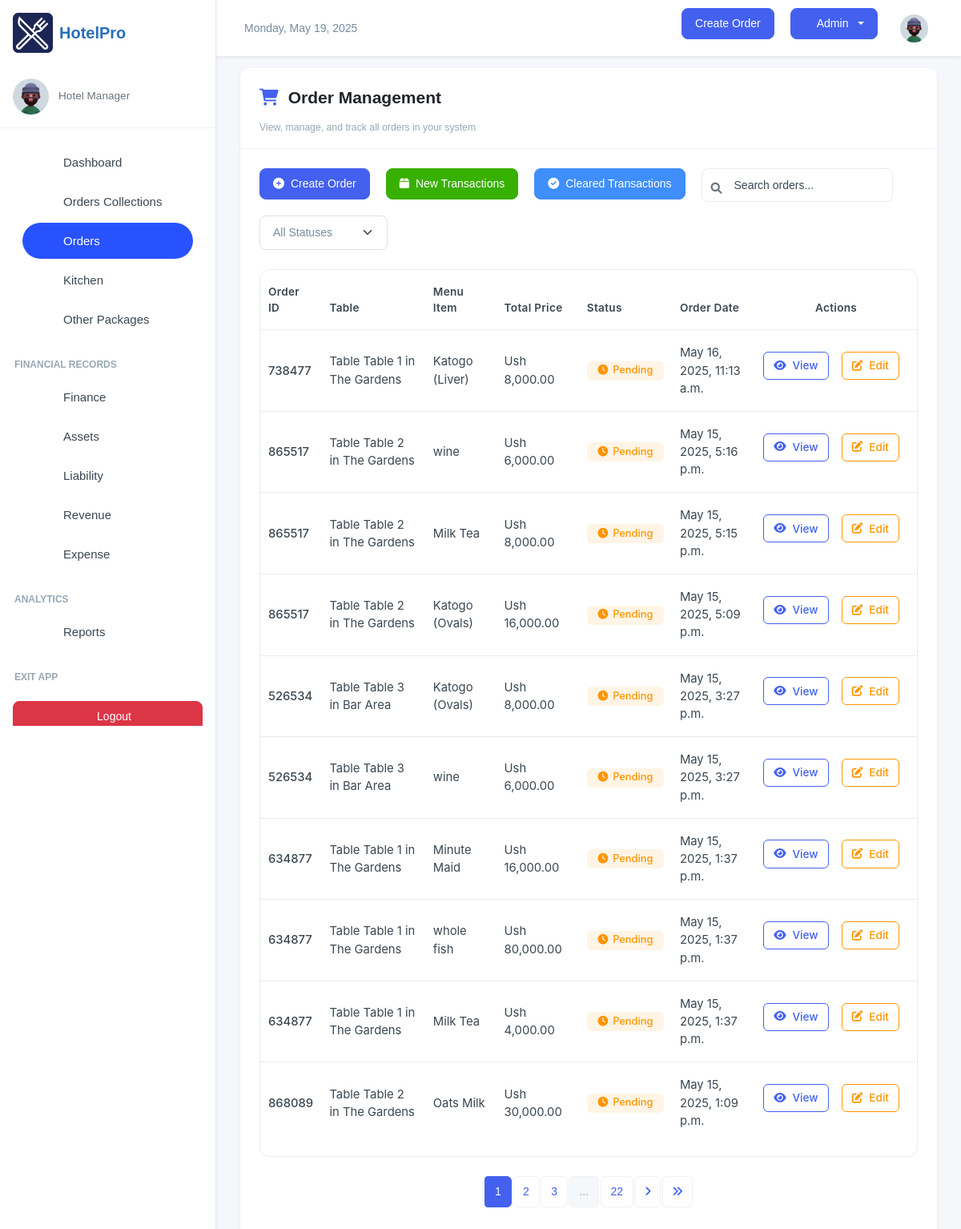
Page /manager/orders/ (signed in) on the earlier database version.
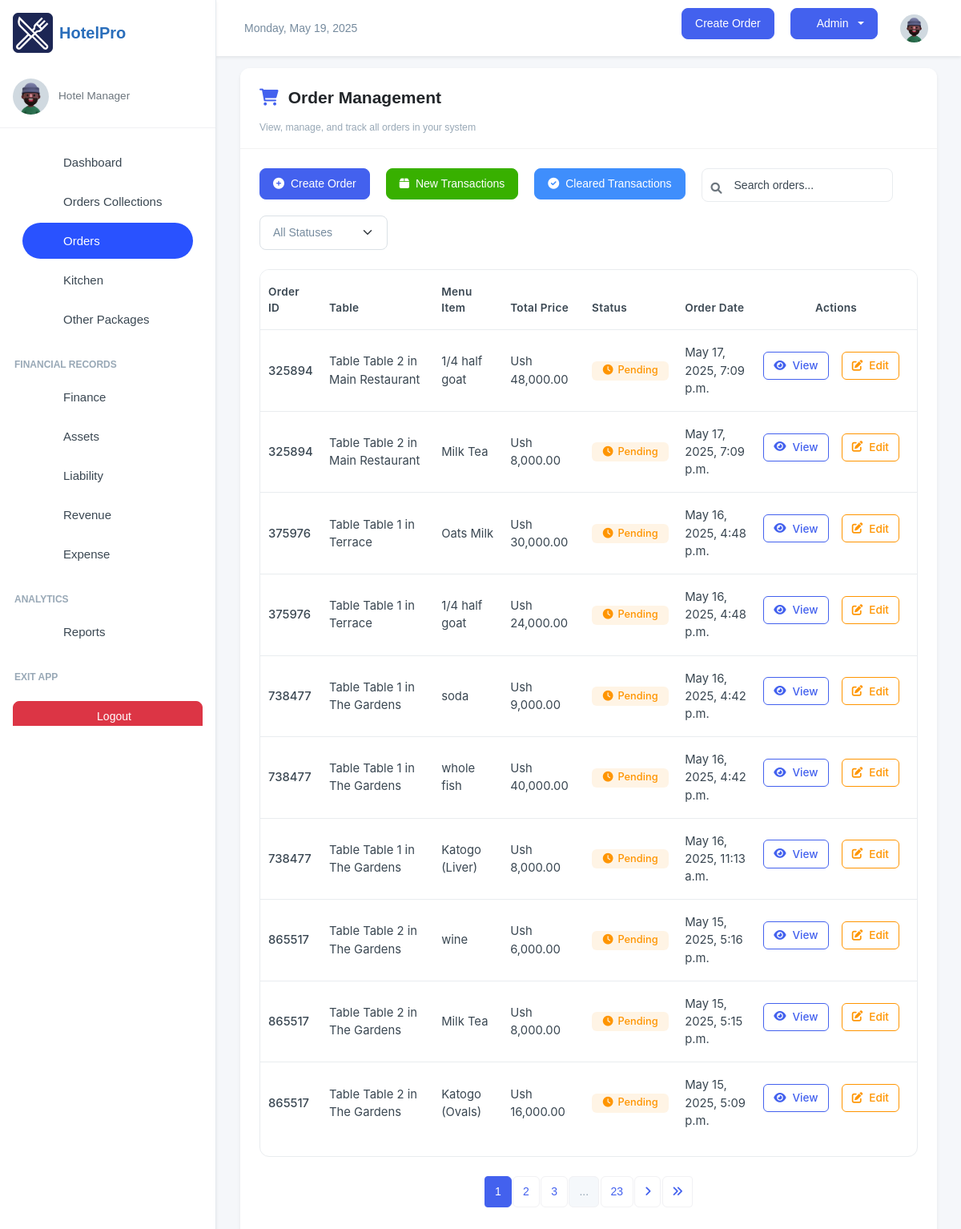
Same page on the later database version.
### inventory/models.py (models this page shows, shortened)
class OrderItem(models.Model):
    ORDER_TYPE_CHOICES = [
        ('Dine-In', 'Dine-In'),
        ('Take-Away', 'Take-Away'),
    ]
    SPECIAL_NOTES_CHOICES = [
        ('strongly spiced', 'strongly spiced'),
        ('midly spiced', 'midly spiced'),
       ( 'chips' , 'chips'),
       ('rice','rice'),
        ('posho', 'posho'),
       ( 'rice_posho','rice_posho' ),
        ('chips_rice', 'chips_rice'),
       ( 'rice_posho', 'rice_posho'),
        ('chips_posho', 'chips_posho')
    ]
    order = models.ForeignKey(OrderTransaction, on_delete=models.CASCADE, related_name='order_items')
    menu_item = models.ForeignKey(MenuItem, on_delete=models.CASCADE, null=True, blank=True)
    order_date = models.DateTimeField(auto_now_add=True)
    customer_name = models.CharField(max_length=255, blank=True, null=True, default="FishPoint Customer")
    dining_area = models.ForeignKey(DiningArea, on_delete=models.SET_NULL, null=True, blank=True)
    table = models.ForeignKey(Table, on_delete=models.SET_NULL, null=True, blank=True)
    total_price =  models.DecimalField(max_digits=10, decimal_places=2, default=Decimal('0.00'))
    quantity = models.IntegerField(blank=True, null=True)
    status = models.CharField(
        max_length=50, default='Pending',
        choices=[('Pending', 'Pending'), ('Preparing', 'Preparing'), ('Cooked', 'Completed'), ('Served', 'Served'), ('Cancelled', 'Cancelled')]
    )
    special_notes = models.CharField(
        default="nothing",
        max_length=50, blank=True, null=True,
        choices=SPECIAL_NOTES_CHOICES
        )
    order_type = models.CharField(
        max_length=10,
        choices=ORDER_TYPE_CHOICES,
        default='Dine-In'
    )
    updated = models.DateField(auto_now=True, blank=True, null=True)
    class Meta:
        verbose_name = 'Order Item'
        verbose_name_plural = 'Order Items'
        ordering = ['-order_date']

class OrderTransaction(models.Model):
    pay_mode = (
        ("NO PAYMENT", "NO PAYMENT"),
        ("CASH", "CASH"),
        ("MOMO PAY", "MOMO PAY"),
        ("AIRTEL PAY", "AIRTEL PAY"),
        ("BANK CARD", "BANK CARD"),
    )
    random_id = models.CharField(max_length=6, unique=True, editable=False, default=generate_random_id)
    customer_name = models.CharField(max_length=255, blank=True, null=True, default="FishPoint Customer")
    dining_area = models.ForeignKey(DiningArea, on_delete=models.SET_NULL, null=True, blank=True)
    table = models.ForeignKey(Table, on_delete=models.SET_NULL, null=True, blank=True )
    special_notes = models.TextField(default="Null")
    created = models.DateField(auto_now_add=True, blank=True, null=True)
    payment_mode = models.CharField(default="NO PAYMENT", max_length=50, choices=pay_mode)
    transaction_id = models.CharField(blank=True, null=True, max_length=100)
    created_by = models.ForeignKey(User, on_delete=models.SET_NULL, null=True, blank=True)
    updated = models.DateField(auto_now=True, blank=True, null=True)
    class Meta:
        ordering = ['-created']

class Table(models.Model):
    table_number = models.IntegerField()
    dining_area = models.ForeignKey(DiningArea, on_delete=models.CASCADE, related_name='tables')
    capacity = models.IntegerField()  # Number of seats at the table
    is_available = models.BooleanField(default=True)
    def __str__(self):
        return f"Table {self.table_number} in {self.dining_area.name}"

class DiningArea(models.Model):
    name = models.CharField(max_length=255)
    description = models.TextField(blank=True, null=True)

class MenuItem(models.Model):
    category = models.ForeignKey(Category, on_delete=models.CASCADE, related_name="menu_items")
    name = models.CharField(max_length=100)
    description = models.TextField()
    price = models.DecimalField(max_digits=10, decimal_places=2, default=Decimal('0.00'))
    is_available = models.BooleanField(default=True)
    image_url = models.ImageField(blank=True, null=True, upload_to="menu_items")
    def __str__(self):
        return self.name

### inventory/views.py (the view)
# urls.py: path('orders/', views.orders, name='order_list'),
@login_required(login_url='/user/login/')
def orders(request):
    orders = OrderItem.objects.all().select_related('table', 'dining_area','order').filter(order_date__gte=now() - timedelta(hours=12)).order_by('-order_date')
    orders_list = OrderItem.objects.all().select_related('table', 'dining_area','order')
    paginator = Paginator(orders_list, 10)
    page_number = request.GET.get('page')
    orders_list = paginator.get_page(page_number)
    return render(request, "order_list.html", {"orders": orders, "orders_list":orders_list})

### inventory/templates/order_list.html (shortened to what the changed rows need)
{% extends 'base.html' %}
{% load humanize %}
{% block content %}
<div class="card shadow-sm mb-4">
    <div class="card-body">
        <div class="table-container">
            <div class="table-responsive">
                <table class="table">
                    <thead>
                        <tr>
                            <th>Order ID</th>
                            <th>Table</th>
                            <th>Menu Item</th>
                            <th>Total Price</th>
                            <th>Status</th>
                            <th>Order Date</th>
                            <th class="text-center">Actions</th>
                        </tr>
                    </thead>
                    <tbody>
                        {% for order in orders_list %}
                        <tr>
                            <td><span class="fw-medium">{{ order.order.random_id }}</span></td>
                            <td>Table {{ order.order.table }}</td>
                            <td>{{ order.menu_item }}</td>
                            <td>Ush {{ order.total_price|intcomma }}</td>
                            <td>
                                {% if order.status == 'Completed' %}
                                <span class="badge badge-completed">
                                    <i class="fas fa-check-circle"></i>
                                    {{ order.status }}
                                </span>
                                {% elif order.status == 'Pending' %}
                                <span class="badge badge-pending">
                                    <i class="fas fa-clock"></i>
                                    {{ order.status }}
                                </span>
                                {% elif order.status == 'Processing' %}
                                <span class="badge badge-processing">
                                    <i class="fas fa-spinner fa-spin"></i>
                                    {{ order.status }}
                                </span>
                                {% else %}
                                <span class="badge bg-secondary bg-opacity-10 text-secondary">
                                    {{ order.status }}
                                </span>
                                {% endif %}
                            </td>
                            <td>{{ order.order_date }}</td>
                            <td class="action-cell text-center">
                                <a href="/manager/orders/{{ order.id }}" class="btn btn-sm btn-outline-primary">
                                    <i class="fas fa-eye"></i> View
                                </a>
                                <a href="/manager/order/{{ order.id }}/update-status/" class="btn btn-sm btn-outline-warning">
                                    <i class="fas fa-edit"></i> Edit
                                </a>
                            </td>
                        </tr>
                        {% endfor %}
                    </tbody>
                </table>
            </div>
        </div>
        <nav aria-label="Page navigation" class="mt-4">
            <ul class="pagination justify-content-center">
                {% for page_num in orders_list.paginator.page_range %}
                {% if page_num >= orders_list.number|add:-2 and page_num <= orders_list.number|add:2 %}
                <li class="page-item {% if page_num == orders_list.number %}active{% endif %}">
                    <a class="page-link" href="?page={{ page_num }}">{{ page_num }}</a>
                </li>
                {% elif page_num == 1 or page_num == orders_list.paginator.num_pages %}
                <li class="page-item">
                    <a class="page-link" href="?page={{ page_num }}">{{ page_num }}</a>
                </li>
                {% elif page_num == orders_list.number|add:-3 or page_num == orders_list.number|add:3 %}
                <li class="page-item disabled"><span class="page-link">...</span></li>
                {% endif %}
                {% endfor %}
            </ul>
        </nav>
    </div>
</div>
<link rel="stylesheet" href="https://cdnjs.cloudflare.com/ajax/libs/font-awesome/6.0.0/css/all.min.css">
{% endblock content %}

Differences in the rows shown:
no longer on this page (row unchanged): OrderItem: order.random_id "526534", order.table "Table 3 in Bar Area", menu_item "Katogo (Ovals)", total_price "8,000.00", status "Pending", order_date "May 15, 2025, 3:27 p.m."
no longer on this page (row unchanged): OrderItem: order.random_id "526534", order.table "Table 3 in Bar Area", menu_item "wine", total_price "6,000.00", status "Pending", order_date "May 15, 2025, 3:27 p.m."
no longer on this page (row unchanged): OrderItem: order.random_id "634877", order.table "Table 1 in The Gardens", menu_item "Minute Maid", total_price "16,000.00", status "Pending", order_date "May 15, 2025, 1:37 p.m."
no longer on this page (row unchanged): OrderItem: order.random_id "634877", order.table "Table 1 in The Gardens", menu_item "whole fish", total_price "80,000.00", status "Pending", order_date "May 15, 2025, 1:37 p.m."
no longer on this page (row unchanged): OrderItem: order.random_id "634877", order.table "Table 1 in The Gardens", menu_item "Milk Tea", total_price "4,000.00", status "Pending", order_date "May 15, 2025, 1:37 p.m."
no longer on this page (row unchanged): OrderItem: order.random_id "868089", order.table "Table 2 in The Gardens", menu_item "Oats Milk", total_price "30,000.00", status "Pending", order_date "May 15, 2025, 1:09 p.m."
added OrderItem: order.random_id "325894", order.table "Table 2 in Main Restaurant", menu_item "1/4 half goat", total_price "48,000.00", status "Pending", order_date "May 17, 2025, 7:09 p.m."
added OrderItem: order.random_id "325894", order.table "Table 2 in Main Restaurant", menu_item "Milk Tea", total_price "8,000.00", status "Pending", order_date "May 17, 2025, 7:09 p.m."
added OrderItem: order.random_id "375976", order.table "Table 1 in Terrace", menu_item "Oats Milk", total_price "30,000.00", status "Pending", order_date "May 16, 2025, 4:48 p.m."
added OrderItem: order.random_id "375976", order.table "Table 1 in Terrace", menu_item "1/4 half goat", total_price "24,000.00", status "Pending", order_date "May 16, 2025, 4:48 p.m."
added OrderItem: order.random_id "738477", order.table "Table 1 in The Gardens", menu_item "soda", total_price "9,000.00", status "Pending", order_date "May 16, 2025, 4:42 p.m."
added OrderItem: order.random_id "738477", order.table "Table 1 in The Gardens", menu_item "whole fish", total_price "40,000.00", status "Pending", order_date "May 16, 2025, 4:42 p.m."
Other differences:
new list line: "23"
list line gone: "22"
